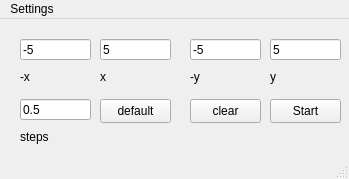
<?xml version="1.0" encoding="UTF-8"?>
<ui version="4.0">
 <class>settingsGraph</class>
 <widget class="QMainWindow" name="settingsGraph">
  <property name="geometry">
   <rect>
    <x>0</x>
    <y>0</y>
    <width>349</width>
    <height>179</height>
   </rect>
  </property>
  <property name="windowTitle">
   <string>MainWindow</string>
  </property>
  <widget class="QWidget" name="centralwidget">
   <widget class="QLineEdit" name="minus_x_show">
    <property name="geometry">
     <rect>
      <x>20</x>
      <y>20</y>
      <width>71</width>
      <height>21</height>
     </rect>
    </property>
    <property name="text">
     <string>-5</string>
    </property>
   </widget>
   <widget class="QLineEdit" name="x_show">
    <property name="geometry">
     <rect>
      <x>100</x>
      <y>20</y>
      <width>71</width>
      <height>21</height>
     </rect>
    </property>
    <property name="text">
     <string>5</string>
    </property>
   </widget>
   <widget class="QLineEdit" name="minus_y_show">
    <property name="geometry">
     <rect>
      <x>190</x>
      <y>20</y>
      <width>71</width>
      <height>21</height>
     </rect>
    </property>
    <property name="text">
     <string>-5</string>
    </property>
   </widget>
   <widget class="QLineEdit" name="y_show">
    <property name="geometry">
     <rect>
      <x>270</x>
      <y>20</y>
      <width>71</width>
      <height>21</height>
     </rect>
    </property>
    <property name="text">
     <string>5</string>
    </property>
   </widget>
   <widget class="QLineEdit" name="steps_show">
    <property name="geometry">
     <rect>
      <x>20</x>
      <y>80</y>
      <width>71</width>
      <height>21</height>
     </rect>
    </property>
    <property name="text">
     <string>0.5</string>
    </property>
   </widget>
   <widget class="QLabel" name="label">
    <property name="geometry">
     <rect>
      <x>20</x>
      <y>50</y>
      <width>49</width>
      <height>16</height>
     </rect>
    </property>
    <property name="text">
     <string>-x</string>
    </property>
   </widget>
   <widget class="QLabel" name="label_2">
    <property name="geometry">
     <rect>
      <x>100</x>
      <y>50</y>
      <width>49</width>
      <height>16</height>
     </rect>
    </property>
    <property name="text">
     <string>x</string>
    </property>
   </widget>
   <widget class="QLabel" name="label_3">
    <property name="geometry">
     <rect>
      <x>190</x>
      <y>50</y>
      <width>49</width>
      <height>16</height>
     </rect>
    </property>
    <property name="text">
     <string>-y</string>
    </property>
   </widget>
   <widget class="QLabel" name="label_4">
    <property name="geometry">
     <rect>
      <x>270</x>
      <y>50</y>
      <width>49</width>
      <height>16</height>
     </rect>
    </property>
    <property name="text">
     <string>y</string>
    </property>
   </widget>
   <widget class="QLabel" name="label_5">
    <property name="geometry">
     <rect>
      <x>20</x>
      <y>110</y>
      <width>49</width>
      <height>16</height>
     </rect>
    </property>
    <property name="text">
     <string>steps</string>
    </property>
   </widget>
   <widget class="QPushButton" name="startButton">
    <property name="geometry">
     <rect>
      <x>270</x>
      <y>80</y>
      <width>71</width>
      <height>24</height>
     </rect>
    </property>
    <property name="text">
     <string>Start</string>
    </property>
   </widget>
   <widget class="QPushButton" name="clearButton">
    <property name="geometry">
     <rect>
      <x>190</x>
      <y>80</y>
      <width>71</width>
      <height>24</height>
     </rect>
    </property>
    <property name="text">
     <string>clear</string>
    </property>
   </widget>
   <widget class="QPushButton" name="defaultButton">
    <property name="geometry">
     <rect>
      <x>100</x>
      <y>80</y>
      <width>71</width>
      <height>24</height>
     </rect>
    </property>
    <property name="text">
     <string>default</string>
    </property>
   </widget>
  </widget>
  <widget class="QStatusBar" name="statusbar"/>
  <widget class="QMenuBar" name="menubar">
   <property name="geometry">
    <rect>
     <x>0</x>
     <y>0</y>
     <width>349</width>
     <height>21</height>
    </rect>
   </property>
   <widget class="QMenu" name="menuSettings">
    <property name="title">
     <string>Settings</string>
    </property>
   </widget>
   <addaction name="menuSettings"/>
  </widget>
 </widget>
 <resources/>
 <connections/>
</ui>
